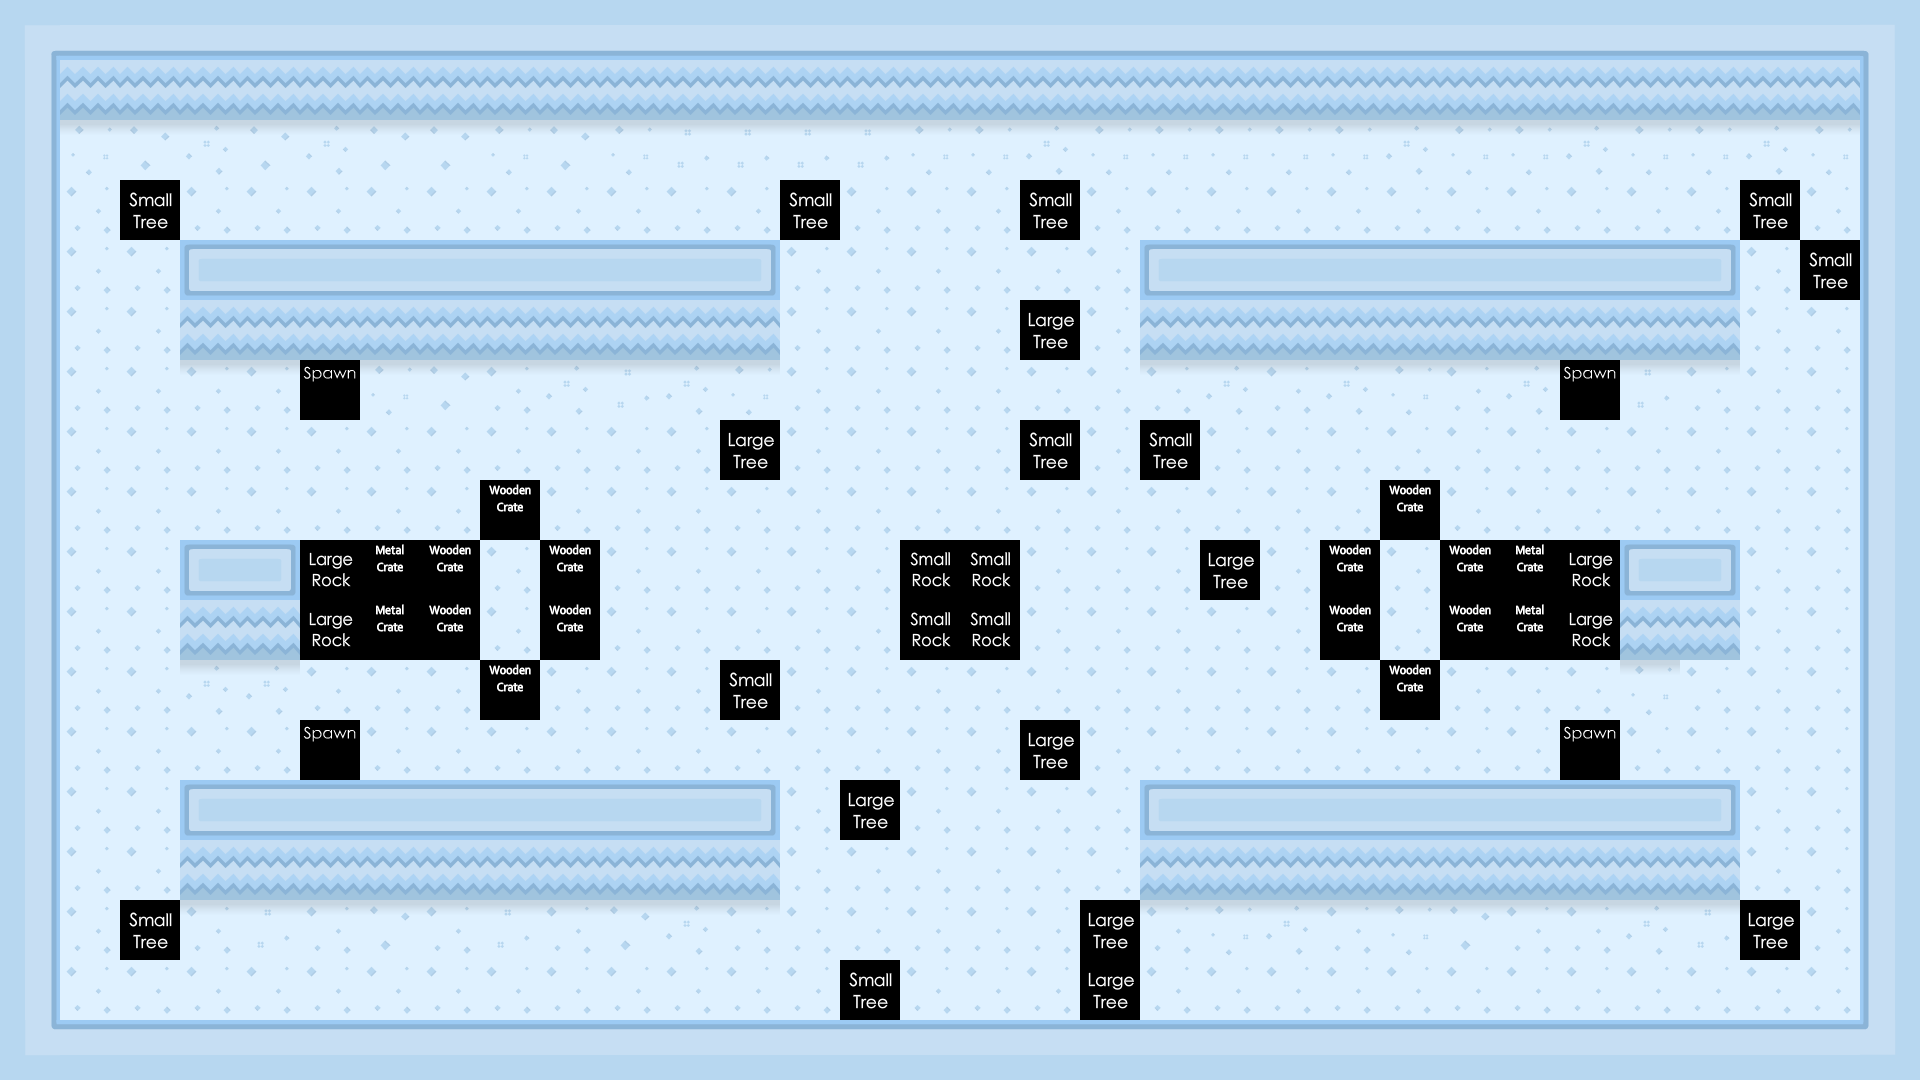

The image is a tile-based game level rendered from a .tmx file. Its description and complete source (layers, tilesets, objects, tile grids) follow:
An orthogonal 32x18 tile map with 60x60 px tiles, 3 tile layers (Water, Main, Meta).

<map version="1.0" orientation="orthogonal" width="32" height="18" tilewidth="60" tileheight="60">
 <tileset firstgid="1" name="ground" tilewidth="60" tileheight="60" spacing="2" margin="2">
  <image source="../img/map/Tilemap.png" width="420" height="1740" />
 </tileset>
 <layer name="Water" width="32" height="18">
  <data encoding="csv">
0,0,0,0,0,0,0,0,0,0,0,0,0,0,0,0,0,0,0,0,0,0,0,0,0,0,0,0,0,0,0,0,
0,0,0,0,0,0,0,0,0,0,0,0,0,0,0,0,0,0,0,0,0,0,0,0,0,0,0,0,0,0,0,0,
0,0,0,0,0,0,0,0,0,0,0,0,0,0,0,0,0,0,0,0,0,0,0,0,0,0,0,0,0,0,0,0,
0,0,0,0,0,0,0,0,0,0,0,0,0,0,0,0,0,0,0,0,0,0,0,0,0,0,0,0,0,0,0,0,
0,0,0,0,0,0,0,0,0,0,0,0,0,0,0,0,0,0,0,0,0,0,0,0,0,0,0,0,0,0,0,0,
0,0,0,0,0,0,0,0,0,0,0,0,0,0,0,0,0,0,0,0,0,0,0,0,0,0,0,0,0,0,0,0,
0,0,0,0,0,0,0,0,0,0,0,0,0,0,0,0,0,0,0,0,0,0,0,0,0,0,0,0,0,0,0,0,
0,0,0,0,0,0,0,0,0,0,0,0,0,0,0,0,0,0,0,0,0,0,0,0,0,0,0,0,0,0,0,0,
0,0,0,0,0,0,0,0,0,0,0,0,0,0,0,0,0,0,0,0,0,0,0,0,0,0,0,0,0,0,0,0,
0,0,0,0,0,0,0,0,0,0,0,0,0,0,0,0,0,0,0,0,0,0,0,0,0,0,0,0,0,0,0,0,
0,0,0,0,0,0,0,0,0,0,0,0,0,0,0,0,0,0,0,0,0,0,0,0,0,0,0,0,0,0,0,0,
0,0,0,0,0,0,0,0,0,0,0,0,0,0,0,0,0,0,0,0,0,0,0,0,0,0,0,0,0,0,0,0,
0,0,0,0,0,0,0,0,0,0,0,0,0,0,0,0,0,0,0,0,0,0,0,0,0,0,0,0,0,0,0,0,
0,0,0,0,0,0,0,0,0,0,0,0,0,0,0,0,0,0,0,0,0,0,0,0,0,0,0,0,0,0,0,0,
0,0,0,0,0,0,0,0,0,0,0,0,0,0,0,0,0,0,0,0,0,0,0,0,0,0,0,0,0,0,0,0,
0,0,0,0,0,0,0,0,0,0,0,0,0,0,0,0,0,0,0,0,0,0,0,0,0,0,0,0,0,0,0,0,
0,0,0,0,0,0,0,0,0,0,0,0,0,0,0,0,0,0,0,0,0,0,0,0,0,0,0,0,0,0,0,0,
0,0,0,0,0,0,0,0,0,0,0,0,0,0,0,0,0,0,0,0,0,0,0,0,0,0,0,0,0,0,0,0
</data>
 </layer>
 <layer name="Main" width="32" height="18">
  <data encoding="csv">
87,82,82,82,82,82,82,82,82,82,82,82,82,82,82,82,82,82,82,82,82,82,82,82,82,82,82,82,82,82,82,86,
85,93,93,93,93,93,93,93,93,93,93,93,93,93,93,93,93,93,93,93,93,93,93,93,93,93,93,93,93,93,93,84,
85,163,166,164,166,164,166,166,163,166,163,165,165,165,165,163,163,164,163,163,163,163,163,164,163,163,164,163,163,164,163,84,
85,51,51,51,51,51,51,51,51,51,51,51,51,51,51,51,51,51,51,51,51,51,51,51,51,51,51,51,51,51,51,84,
85,51,51,65,78,78,78,78,78,78,78,78,66,51,51,51,51,51,51,65,78,78,78,78,78,78,78,78,66,51,51,84,
85,51,51,93,93,93,93,93,93,93,93,93,93,51,51,51,51,51,51,93,93,93,93,93,93,93,93,93,93,51,51,84,
85,51,51,162,162,165,163,166,162,164,165,164,163,51,51,51,51,51,51,162,164,162,164,163,162,164,163,165,162,51,51,84,
85,51,51,51,51,51,51,51,51,51,51,51,51,51,51,51,51,51,51,51,51,51,51,51,51,51,51,51,51,51,51,84,
85,51,51,51,51,51,51,51,51,51,51,51,51,51,51,51,51,51,51,51,51,51,51,51,51,51,51,51,51,51,51,84,
85,51,51,65,66,51,51,51,51,51,51,51,51,51,51,51,51,51,51,51,51,51,51,51,51,51,51,65,66,51,51,84,
85,51,51,93,93,51,51,51,51,51,51,51,51,51,51,51,51,51,51,51,51,51,51,51,51,51,51,93,93,51,51,84,
85,51,51,164,164,51,51,51,51,51,51,51,51,51,51,51,51,51,51,51,51,51,51,51,51,51,51,163,51,51,51,84,
85,51,51,51,51,51,51,51,51,51,51,51,51,51,51,51,51,51,51,51,51,51,51,51,51,51,51,51,51,51,51,84,
85,51,51,65,78,78,78,78,78,78,78,78,66,51,51,51,51,51,51,65,78,78,78,78,78,78,78,78,66,51,51,84,
85,51,51,93,93,93,93,93,93,93,93,93,93,51,51,51,51,51,51,93,93,93,93,93,93,93,93,93,93,51,51,84,
85,51,51,162,165,162,166,162,165,162,166,164,162,51,51,51,51,51,51,162,163,164,162,163,166,162,162,164,165,51,51,84,
85,51,51,51,51,51,51,51,51,51,51,51,51,51,51,51,51,51,51,51,51,51,51,51,51,51,51,51,51,51,51,84,
89,92,92,92,92,92,92,92,92,92,92,92,92,92,92,92,92,92,92,92,92,92,92,92,92,92,92,92,92,92,92,88
</data>
 </layer>
 <layer name="Meta" width="32" height="18">
  <data encoding="csv">
0,0,0,0,0,0,0,0,0,0,0,0,0,0,0,0,0,0,0,0,0,0,0,0,0,0,0,0,0,0,0,0,
0,0,0,0,0,0,0,0,0,0,0,0,0,0,0,0,0,0,0,0,0,0,0,0,0,0,0,0,0,0,0,0,
0,0,0,0,0,0,0,0,0,0,0,0,0,0,0,0,0,0,0,0,0,0,0,0,0,0,0,0,0,0,0,0,
0,0,156,0,0,0,0,0,0,0,0,0,0,156,0,0,0,156,0,0,0,0,0,0,0,0,0,0,0,156,0,0,
0,0,0,0,0,0,0,0,0,0,0,0,0,0,0,0,0,0,0,0,0,0,0,0,0,0,0,0,0,0,156,0,
0,0,0,0,0,0,0,0,0,0,0,0,0,0,0,0,0,154,0,0,0,0,0,0,0,0,0,0,0,0,0,0,
0,0,0,0,0,157,0,0,0,0,0,0,0,0,0,0,0,0,0,0,0,0,0,0,0,0,157,0,0,0,0,0,
0,0,0,0,0,0,0,0,0,0,0,0,154,0,0,0,0,156,0,156,0,0,0,0,0,0,0,0,0,0,0,0,
0,0,0,0,0,0,0,0,160,0,0,0,0,0,0,0,0,0,0,0,0,0,0,160,0,0,0,0,0,0,0,0,
0,0,0,0,0,153,161,160,0,160,0,0,0,0,0,155,155,0,0,0,154,0,160,0,160,161,153,0,0,0,0,0,
0,0,0,0,0,153,161,160,0,160,0,0,0,0,0,155,155,0,0,0,0,0,160,0,160,161,153,0,0,0,0,0,
0,0,0,0,0,0,0,0,160,0,0,0,156,0,0,0,0,0,0,0,0,0,0,160,0,0,0,0,0,0,0,0,
0,0,0,0,0,157,0,0,0,0,0,0,0,0,0,0,0,154,0,0,0,0,0,0,0,0,157,0,0,0,0,0,
0,0,0,0,0,0,0,0,0,0,0,0,0,0,154,0,0,0,0,0,0,0,0,0,0,0,0,0,0,0,0,0,
0,0,0,0,0,0,0,0,0,0,0,0,0,0,0,0,0,0,0,0,0,0,0,0,0,0,0,0,0,0,0,0,
0,0,156,0,0,0,0,0,0,0,0,0,0,0,0,0,0,0,154,0,0,0,0,0,0,0,0,0,0,154,0,0,
0,0,0,0,0,0,0,0,0,0,0,0,0,0,156,0,0,0,154,0,0,0,0,0,0,0,0,0,0,0,0,0,
0,0,0,0,0,0,0,0,0,0,0,0,0,0,0,0,0,0,0,0,0,0,0,0,0,0,0,0,0,0,0,0
</data>
 </layer>
</map>